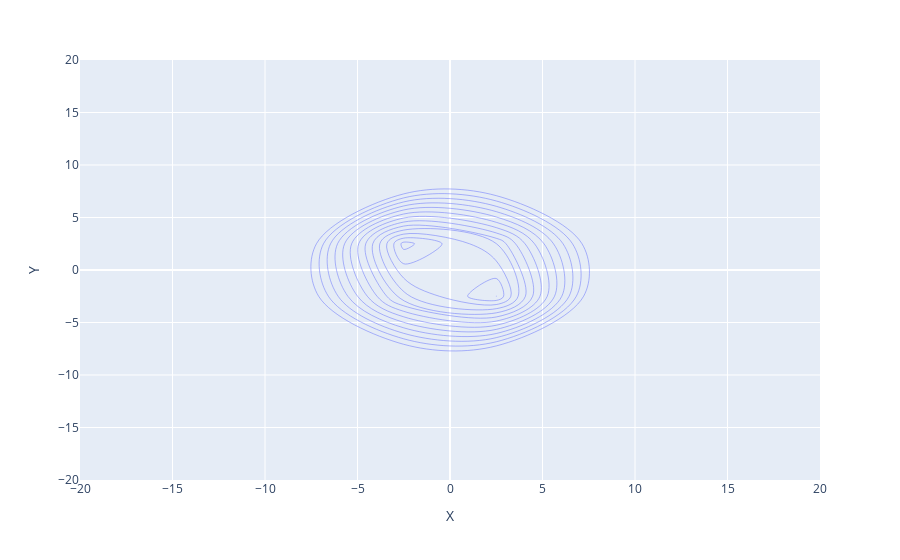

Notebook cell for this chart:
### Code cell
px.density_contour(sample, x=sample['X'], y=sample['Y'], range_x=(-20,20), range_y=(-20,20))

### Figure 1 — Plotly figure (JSON) as saved in the notebook; plotly's stock layout.template omitted (floating-point values rounded to 4 significant figures; data arrays with more than 128 entries replaced by an {"elided": "..."} marker saying what was removed)
{"data": [{"contours": {"coloring": "none"}, "hovertemplate": "X=%{x}<br>Y=%{y}<br>count=%{z}<extra></extra>", "legendgroup": "", "line": {"color": "#636efa"}, "name": "", "showlegend": false, "type": "histogram2dcontour", "x": {"elided": "10000 float values"}, "xaxis": "x", "xbingroup": "x", "y": {"elided": "10000 float values"}, "yaxis": "y", "ybingroup": "y"}], "layout": {"legend": {"tracegroupgap": 0}, "margin": {"t": 60}, "xaxis": {"anchor": "y", "domain": [0, 1], "range": [-20, 20], "title": {"text": "X"}}, "yaxis": {"anchor": "x", "domain": [0, 1], "range": [-20, 20], "title": {"text": "Y"}}}}
